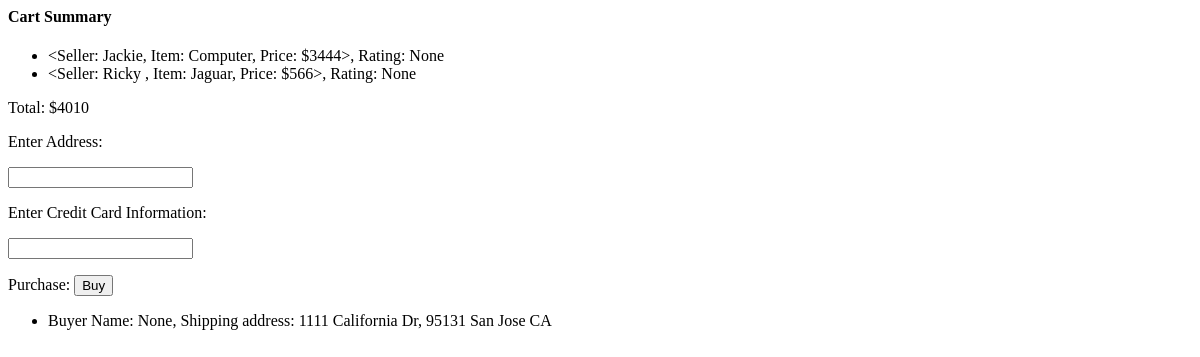
The app's page /checkout, older data.
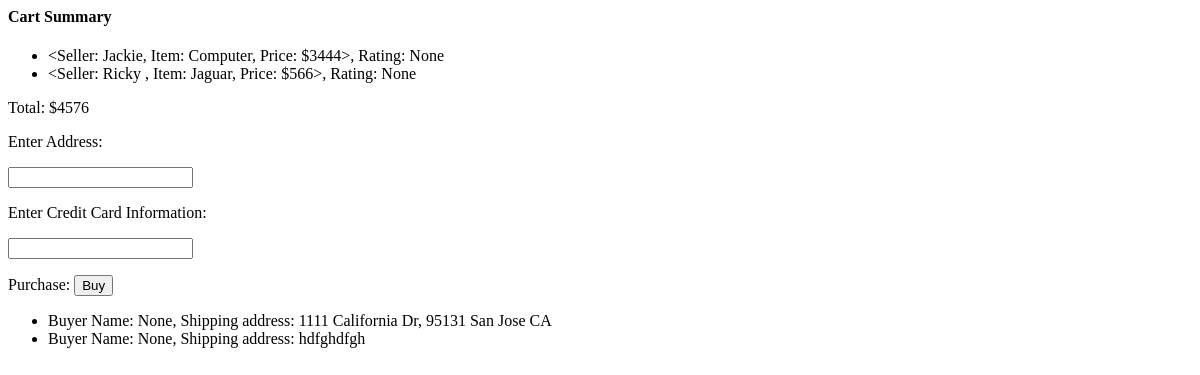
The same page, newer data.
### app/models.py (models this page shows)
class Item(db.Model):
    id = db.Column(db.Integer, primary_key=True)
    itemname = db.Column(db.String(256))
    seller = db.Column(db.String(64), db.ForeignKey('user.username'))
    price = db.Column(db.Integer)
    rating = db.Column(db.Integer)
    def __repr__(self):
        return f'''<Seller: {self.seller}, Item: {self.itemname},
                    Price: ${self.price}>, Rating: {self.rating}'''

class CheckoutInfo(db.Model):
    id = db.Column(db.Integer, primary_key = True)
    buyer = db.Column(db.String(64), db.ForeignKey('user.username'))
    address = db.Column(db.String(64))
    ccNumber = db.Column(db.Integer)
    def __repr__(self):
        return f'''Buyer Name: {self.buyer}, Shipping address: {self.address}'''

### app/routes.py (the view, shortened to what this page needs)
@myapp_obj.route('/checkout', methods = ["GET", "POST"])
def buyItems():
    db.create_all()
    return render_template('shipping.html', buyInfo=CheckoutInfo.query.all(), items = Item.query.all(), total_price = (CartItem.query.with_entities(func.sum(CartItem.price))).scalar())

### app/templates/shipping.html
<html>
    <body>
        <form action="#" method = "POST">
            <h4> Cart Summary </h4>
		    <ul>
		    {% for item in items %}
		        <li> {{item}} </li>
		    {% endfor %}
		    </ul>
            Total: ${{total_price}}
            <p> Enter Address: </p>
            <p> <input type = "text" name = "address"> </p>
            <p> Enter Credit Card Information: </p>
            <p> <input type = "number" name = "number"> </p>
            <p> Purchase: <input type = submit name = "submit" value = "Buy"> </p>
        </form>
        <ul>
        {% for info in buyInfo %}
            <li> {{info}}</li>
        {% endfor %}
        </ul>
    </body>
</html>

Row changes from the older to the newer data that the page shows:
added CheckoutInfo: buyer+address "Buyer Name: None, Shipping address: hdfghdfgh"
Text that changed along with them:
{{ total_price }}: "4010" → "4576"
